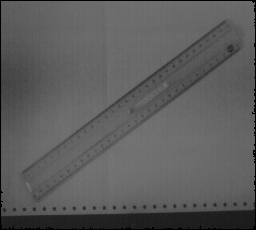
#> input picture taller1/imagenes/REGLE.png, 256 x 230 px
$ jupyter execute negativo.ipynb
#> lines starting #> are read from the running program, lines starting #| are printed output that depends on the picture
# Taller 1: operaciones elementales sobre imágenes

## Cargue la imagen regle.png y visualícela.

[cell 1]
# Modificar las rutas de las imagenes.
PATH_IMAGES = "./imagenes/"

[cell 2]
import cv2

imagen_REGLE = cv2.imread(PATH_IMAGES + "REGLE.png", cv2.IMREAD_GRAYSCALE)
#> imagen_REGLE is the input picture: shape (230, 256); min 0, max 118, mean 92

[cell 3]
import matplotlib.pyplot as plt

plt.imshow(imagen_REGLE, cmap='gray')
plt.show()

## Visualice el histograma de la imagen. ¿Cómo es la dinámica de la imagen?

[cell 4]
import matplotlib.pyplot as plt
import cv2

hist = cv2.calcHist([imagen_REGLE],[0],None,[256],[0,256])
#> hist = 256 values, max 2916 at index 106, min 0 at index 1, mean 230
plt.plot(hist)
plt.show()
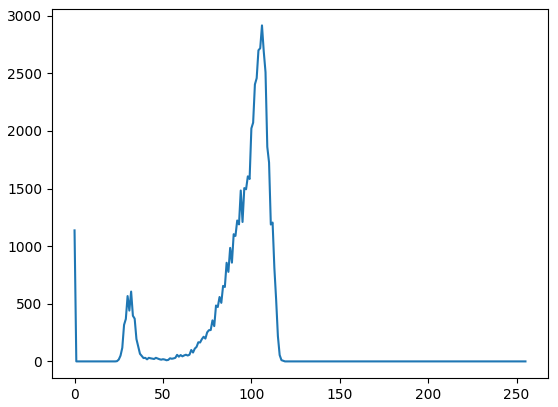
#> figure drawn by matplotlib, 1 panel; curve peaks at x = 106, y = 2916

**Dinámica de la imagen**: En la imagen podemos notar un pico de píxeles negros, los cuales se pueden ver al borde de la imagen, lo cual parece más un defecto correspondiente a la baja calidad que una parte real de la imagen. Luego, vemos un pico de grises oscuros que corresponden a la parte inferior de la imagen, lo cual parece un fondo posiblemente un escritorio. Posteriormente, vemos el pico de intensidad principal, el cual corresponde a la composición como tal que podemos ver en la foto, incluyendo la regla y una hoja blanca como fondo.

## Calcule el negativo de esta imagen (bitwise_not) y visualice el resultado.

[cell 5]
# Calcular el negativo
imagen_negativo = cv2.bitwise_not(imagen_REGLE)
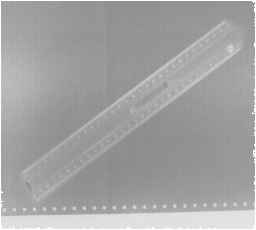
#> imagen_negativo: shape (230, 256); min 137, max 255, mean 163

# Visualizar
plt.imshow(imagen_negativo, cmap='gray')
plt.show()

## Visualice el histograma del negativo. ¿Cómo es este histograma con respecto al de la imagen original?

[cell 6]
hist_neg = cv2.calcHist([imagen_negativo],[0],None,[256],[0,256])
#> hist_neg = 256 values, max 2916 at index 149, min 0 at index 0, mean 230
plt.plot(hist_neg)
plt.show()
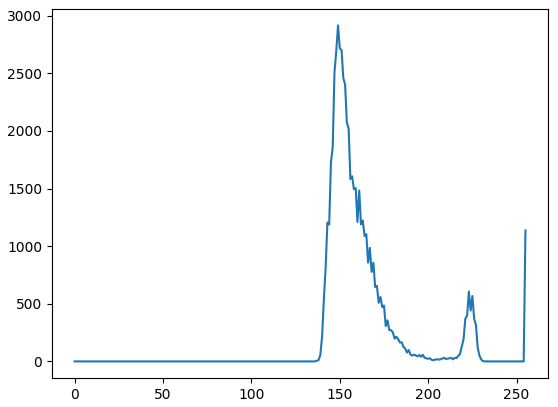
#> figure drawn by matplotlib, 1 panel; curve peaks at x = 149, y = 2916

Se observa que el histograma está invertido simétricamente alrededor de 128. Por ejemplo, el pico principal que estaba cerca de 150 ahora está alrededor de 105 (255-150), y los valores oscuros del borde ahora son blancos.

## Haga una expansión del histograma. Visualice el resultado.

Hacemos la expansión de contraste de acuerdo con la definición:
> Expansión del contraste: transformación lineal que permite utilizar el rango más grande de niveles de gris disponible. El mínimo nivel de gris de la imagen es llevado a cero, mientras que el máximo es llevado a 255.

Primero lo hacemos de forma manual con la imagen original y luego usando cv2 para la negativa.

[cell 7]
# Expansión manual para la imagen original
min_val = imagen_REGLE.min()
#> min_val = 0
max_val = imagen_REGLE.max()
#> max_val = 118
imagen_expandida = ((imagen_REGLE - min_val) * (255 / (max_val - min_val))).astype('uint8')
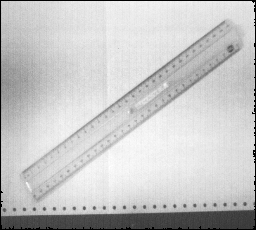
#> imagen_expandida: shape (230, 256); min 0, max 255, mean 198.4

# Expansión con cv2 para la imagen negativa
imagen_negativo_expandida = cv2.normalize(imagen_negativo, None, 0, 255, cv2.NORM_MINMAX)
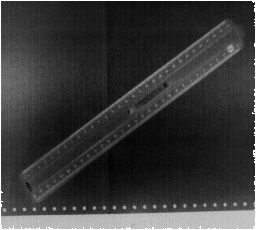
#> imagen_negativo_expandida: shape (230, 256); min 0, max 255, mean 56.1

# Visualizar ambas
fig, axes = plt.subplots(1, 2, figsize=(12, 5))
axes[0].imshow(imagen_expandida, cmap='gray')
axes[0].set_title('Expansión Original - Manual')
axes[1].imshow(imagen_negativo_expandida, cmap='gray')
axes[1].set_title('Expansión Negativo - cv2')
plt.show()

## Visualice el histograma de la imagen resultado. Explique el resultado.

[cell 8]
# Comparar histogramas: Original vs Original Expandida
fig, axes = plt.subplots(1, 2, figsize=(14, 5))

hist_original = cv2.calcHist([imagen_REGLE],[0],None,[256],[0,256])
#> hist_original has the same summary as hist
hist_expandida = cv2.calcHist([imagen_expandida],[0],None,[256],[0,256])
#> hist_expandida = 256 values, max 2916 at index 229, min 0 at index 1, mean 230

axes[0].plot(hist_original)
axes[0].set_title('Histograma Original')

axes[1].plot(hist_expandida)
axes[1].set_title('Histograma Original Expandida')

plt.tight_layout()
plt.show()
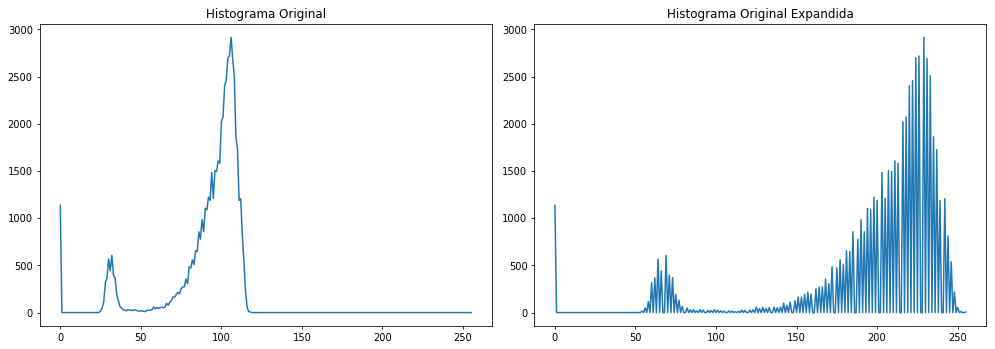
#> figure drawn by matplotlib, 2 panels; panel 1: curve peaks at x = 106, y = 2916; panel 2: curve peaks at x = 229, y = 2916

[cell 9]
# Comparar histogramas: Negativo vs Negativo Expandido
fig, axes = plt.subplots(1, 2, figsize=(14, 5))

hist_negativo = cv2.calcHist([imagen_negativo],[0],None,[256],[0,256])
#> hist_negativo has the same summary as hist_neg
hist_negativo_expandida = cv2.calcHist([imagen_negativo_expandida],[0],None,[256],[0,256])
#> hist_negativo_expandida = 256 values, max 2916 at index 26, min 0 at index 1, mean 230

axes[0].plot(hist_negativo)
axes[0].set_title('Histograma Negativo')

axes[1].plot(hist_negativo_expandida)
axes[1].set_title('Histograma Negativo Expandido')

plt.tight_layout()
plt.show()
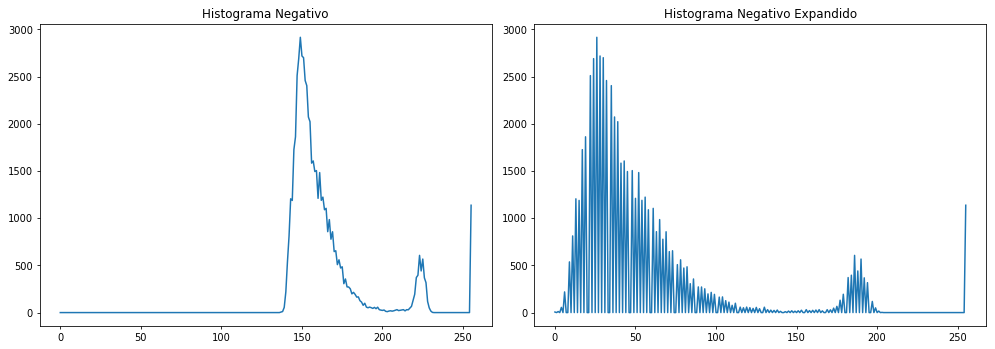
#> figure drawn by matplotlib, 2 panels; panel 1: curve peaks at x = 149, y = 2916; panel 2: curve peaks at x = 26, y = 2916
